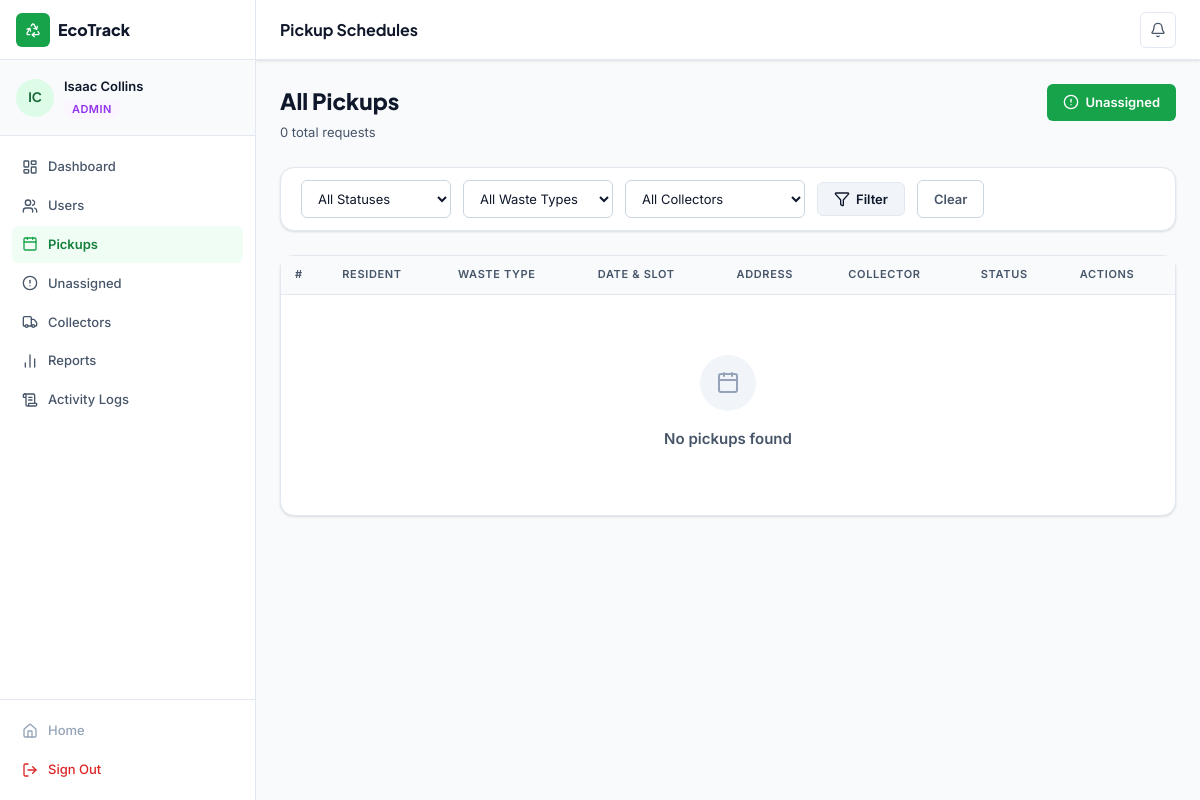
The app's page /admin/pickups (signed in) with its own data.
### app/models/models.py (models this page shows, shortened)
class User(db.Model, UserMixin):
    __tablename__ = 'users'
    id = db.Column(db.Integer, primary_key=True)
    full_name = db.Column(db.String(120), nullable=False)
    email = db.Column(db.String(150), unique=True, nullable=False)
    phone = db.Column(db.String(30))
    password_hash = db.Column(db.String(256), nullable=False)
    role = db.Column(db.Enum('resident', 'collector', 'admin'), nullable=False, default='resident')
    is_active = db.Column(db.Boolean, default=True)
    email_verified = db.Column(db.Boolean, default=False)
    zone = db.Column(db.String(50))          # for collectors
    created_at = db.Column(db.DateTime, default=datetime.utcnow)
    updated_at = db.Column(db.DateTime, default=datetime.utcnow, onupdate=datetime.utcnow)
    pickups_as_resident = db.relationship('PickupRequest', foreign_keys='PickupRequest.resident_id',
                                          backref='resident', lazy='dynamic')
    pickups_as_collector = db.relationship('PickupRequest', foreign_keys='PickupRequest.collector_id',
                                           backref='collector', lazy='dynamic')
    notifications = db.relationship('Notification', backref='user', lazy='dynamic')
    activity_logs = db.relationship('ActivityLog', backref='user', lazy='dynamic')
    @property
    def initials(self):
        parts = self.full_name.split()
        return ''.join(p[0].upper() for p in parts[:2])

### app/controllers/admin_controller.py (the view)
@admin_bp.route('/pickups')
@login_required
@admin_required
def pickups():
    page = request.args.get('page', 1, type=int)
    status = request.args.get('status', '')
    waste_type_id = request.args.get('waste_type_id', '', type=int) or None
    collector_id = request.args.get('collector_id', '', type=int) or None
    pagination = pickup_repo.get_filter(
        status=status or None,
        waste_type_id=waste_type_id,
        collector_id=collector_id,
        page=page
    )
    collectors = user_repo.get_collectors()
    waste_types = waste_repo.get_all()
    unread = notif_repo.get_unread_count(current_user.id)
    return render_template('admin/pickups.html',
                           pagination=pagination,
                           collectors=collectors,
                           waste_types=waste_types,
                           status=status,
                           unread=unread)

### app/controllers/admin_controller.py (called while the page is built)
def admin_required(f):
    @wraps(f)
    def decorated(*args, **kwargs):
        if not current_user.is_authenticated or current_user.role != 'admin':
            flash('Admin access required.', 'danger')
            return redirect(url_for('auth.login'))
        return f(*args, **kwargs)
    return decorated

### app/models/models.py (called while the page is built)
@login_manager.user_loader
def load_user(user_id):
    return User.query.get(int(user_id))

### app/repositories/pickup_repository.py (called while the page is built)
    def get_filter(self, status=None, waste_type_id=None, collector_id=None, page=1, per_page=20):
        q = PickupRequest.query
        if status:
            q = q.filter_by(status=status)
        if waste_type_id:
            q = q.filter_by(waste_type_id=waste_type_id)
        if collector_id:
            q = q.filter_by(collector_id=collector_id)
        return q.order_by(PickupRequest.pickup_date.desc()).paginate(
            page=page, per_page=per_page, error_out=False
        )

### app/repositories/support_repositories.py (called while the page is built)
    def get_unread_count(self, user_id: int) -> int:
        return Notification.query.filter_by(user_id=user_id, is_read=False).count()

    def get_all(self) -> list[WasteType]:
        return WasteType.query.all()

### app/repositories/user_repository.py (called while the page is built)
    def get_by_role(self, role: str) -> list[User]:
        return User.query.filter_by(role=role, is_active=True).all()

    def get_collectors(self) -> list[User]:
        return self.get_by_role('collector')

### app/templates/admin/pickups.html (shortened to what this page needs)
{% extends "dashboard_base.html" %}
{% block page_title %}Pickup Schedules{% endblock %}
{% block notif_url %}{{ url_for('admin.logs') }}{% endblock %}
{% block sidebar_nav %}
<a href="{{ url_for('admin.dashboard') }}" class="sidebar-item"><i data-lucide="layout-dashboard" class="icon-sm"></i><span>Dashboard</span></a>
<a href="{{ url_for('admin.users') }}" class="sidebar-item"><i data-lucide="users" class="icon-sm"></i><span>Users</span></a>
<a href="{{ url_for('admin.pickups') }}" class="sidebar-item active"><i data-lucide="calendar" class="icon-sm"></i><span>Pickups</span></a>
<a href="{{ url_for('admin.unassigned_pickups') }}" class="sidebar-item"><i data-lucide="alert-circle" class="icon-sm"></i><span>Unassigned</span></a>
<a href="{{ url_for('admin.collectors') }}" class="sidebar-item"><i data-lucide="truck" class="icon-sm"></i><span>Collectors</span></a>
<a href="{{ url_for('admin.reports') }}" class="sidebar-item"><i data-lucide="bar-chart-2" class="icon-sm"></i><span>Reports</span></a>
<a href="{{ url_for('admin.logs') }}" class="sidebar-item"><i data-lucide="scroll-text" class="icon-sm"></i><span>Activity Logs</span></a>
{% endblock %}
{% block content %}
<div class="page-header">
  <div>
    <div class="page-header-title">All Pickups</div>
    <div class="page-header-sub">{{ pagination.total }} total requests</div>
  </div>
  <a href="{{ url_for('admin.unassigned_pickups') }}" class="btn btn-primary">
    <i data-lucide="alert-circle" class="icon-sm"></i> Unassigned
  </a>
</div>
<div class="card mb-6">
  <div class="card-body" style="padding:.75rem 1.25rem;">
    <form method="GET" action="{{ url_for('admin.pickups') }}" class="flex gap-3 items-center flex-wrap">
      <select name="status" class="form-control" style="width:150px;">
        <option value="">All Statuses</option>
      </select>
      <select name="waste_type_id" class="form-control" style="width:150px;">
        <option value="">All Waste Types</option>
      </select>
      <select name="collector_id" class="form-control" style="width:180px;">
        <option value="">All Collectors</option>
      </select>
      <button type="submit" class="btn btn-secondary"><i data-lucide="filter" class="icon-sm"></i> Filter</button>
      <a href="{{ url_for('admin.pickups') }}" class="btn btn-outline">Clear</a>
    </form>
  </div>
</div>
<div class="card">
  <div class="table-wrap">
    <table>
      <thead>
        <tr>
          <th>#</th><th>Resident</th><th>Waste Type</th><th>Date & Slot</th>
          <th>Address</th><th>Collector</th><th>Status</th><th>Actions</th>
        </tr>
      </thead>
      <tbody>
        {% for p in pagination.items %}
        <tr>
          <td class="text-xs" style="color:var(--text-muted);">#{{ p.id }}</td>
          <td class="font-semibold">{{ p.resident.full_name }}</td>
          <td>
            <span class="badge {% if p.waste_type_obj %}
              {% if p.waste_type_obj.name == 'Household' %}badge-secondary
              {% elif p.waste_type_obj.name == 'Recyclable' %}badge-info
              {% elif p.waste_type_obj.name == 'Organic' %}badge-success
              {% else %}badge-danger{% endif %}
            {% endif %}">
              {{ p.waste_type_obj.name if p.waste_type_obj else '—' }}
            </span>
          </td>
          <td>
            <div class="font-semibold">{{ p.pickup_date | datefmt }}</div>
            <div class="text-xs" style="color:var(--text-muted);">{{ p.time_slot | timefmt }}</div>
          </td>
          <td class="text-sm" style="max-width:180px;overflow:hidden;text-overflow:ellipsis;white-space:nowrap;color:var(--text-secondary);">
            {{ p.address }}
          </td>
          <td>
            {% if p.collector %}
              {{ p.collector.full_name }}
            {% else %}
              <span style="color:var(--text-muted);">Unassigned</span>
            {% endif %}
          </td>
          <td><span class="badge {{ p.status_badge_class }}">{{ p.status | replace('_',' ') | title }}</span></td>
          <td>
            <div class="flex gap-2">
              <button class="btn btn-outline btn-sm" onclick="showAssign({{ p.id }}, '{{ p.resident.full_name }}')"
                title="Assign Collector">
                <i data-lucide="user-check" class="icon-xs"></i>
              </button>
              <button class="btn btn-outline btn-sm" onclick="showStatus({{ p.id }})" title="Update Status">
                <i data-lucide="refresh-cw" class="icon-xs"></i>
              </button>
            </div>
          </td>
        </tr>
        {% else %}
        <tr><td colspan="8">
          <div class="empty-state">
            <div class="empty-icon"><i data-lucide="calendar" class="icon-lg"></i></div>
            <div class="empty-title">No pickups found</div>
          </div>
        </td></tr>
        {% endfor %}
      </tbody>
    </table>
  </div>
</div>
{% endblock %}

### app/templates/dashboard_base.html (shortened to what this page needs)
<!DOCTYPE html>
<html lang="en">
<head>
<link rel="stylesheet" href="{{ url_for('static', filename='css/main.css') }}">
</head>
<body class="dashboard-body">
<div class="app-shell">
  <aside class="sidebar" id="sidebar">
    <div class="sidebar-header">
      <a href="{{ url_for('main.home') }}" class="sidebar-brand">
        <div class="brand-icon"><i data-lucide="recycle" class="icon-sm"></i></div>
        <span>EcoTrack</span>
      </a>
    </div>
    <div class="sidebar-user">
      <div class="user-avatar">{{ current_user.initials }}</div>
      <div class="user-info">
        <div class="user-name">{{ current_user.full_name }}</div>
        <div class="user-role role-{{ current_user.role }}">{{ current_user.role | capitalize }}</div>
      </div>
    </div>
    <nav class="sidebar-nav">
      {% block sidebar_nav %}{% endblock %}
    </nav>
    <div class="sidebar-footer">
      <a href="{{ url_for('main.home') }}" class="sidebar-item text-muted">
        <i data-lucide="home" class="icon-sm"></i>
        <span>Home</span>
      </a>
      <a href="{{ url_for('auth.logout') }}" class="sidebar-item text-danger">
        <i data-lucide="log-out" class="icon-sm"></i>
        <span>Sign Out</span>
      </a>
    </div>
  </aside>
  <div class="main-wrapper">
    <header class="topbar">
      <div class="topbar-title">{% block page_title %}{% endblock %}</div>
      <div class="topbar-actions">
        <a href="{% block notif_url %}#{% endblock %}" class="topbar-icon-btn" title="Notifications">
          <i data-lucide="bell" class="icon-sm"></i>
        </a>
      </div>
    </header>
    <main class="page-content">
      {% block content %}{% endblock %}
    </main>
  </div>
</div>
</body>
</html>

### records on screen
User: initials "IC", full_name "Isaac Collins", role "ADMIN"

### other values on screen
{{ pagination.total }} "0"
